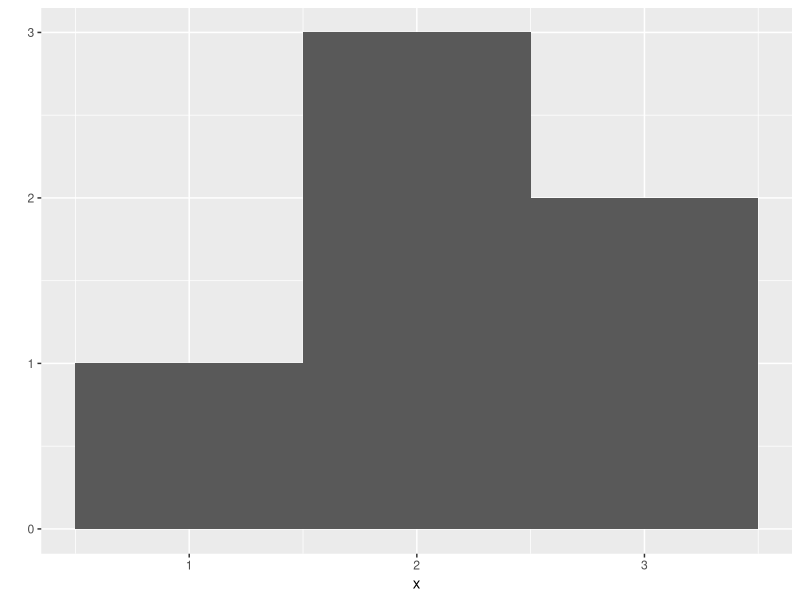
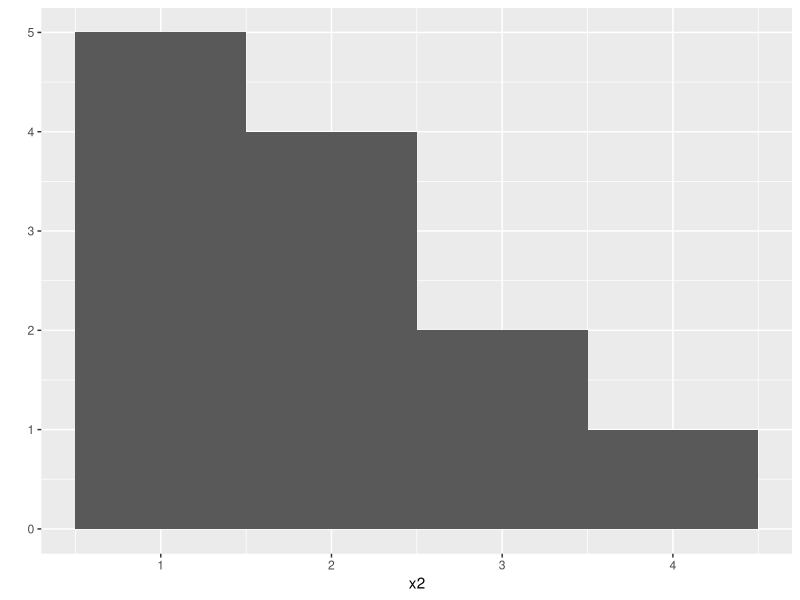
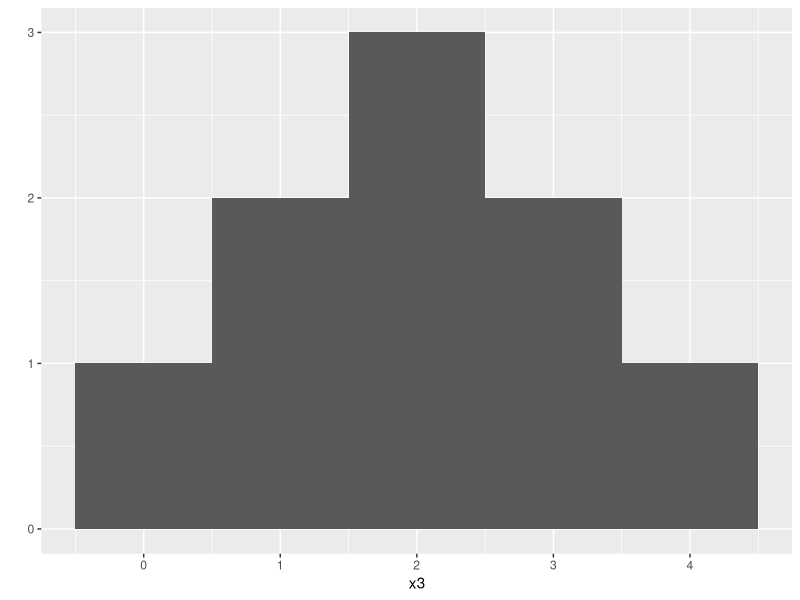
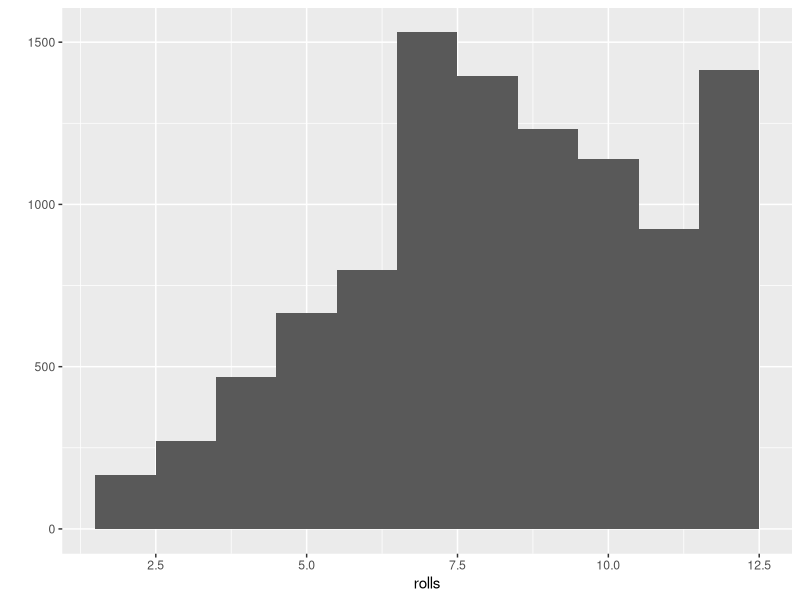

R code for these plots, in order:
library("ggplot2")

x <- c(1, 2, 2, 2, 3, 3)
qplot(x, binwidth = 1)

x2 <- c(1, 1, 1, 1, 1, 2, 2, 2, 2, 3, 3, 4)
qplot(x2, binwidth = 1)

x3 <- c(0, 1, 1, 2, 2, 2, 3, 3, 4)
# i think there will 1 unit tall entries at 0 and 4, 2 unit tall entries at 1 and 3, and the tallest entry at 2.
qplot(x3, binwidth = 1)
# shoulda said it would be a triangle


roll <- function() {
  die <- 1:6
  dice <- sample(die, size=2, replace = TRUE, prob = c(1/8, 1/8, 1/8, 1/8, 1/8, 3/8))
  sum(dice)
}

rolls <- replicate(10000, roll())
qplot(rolls, binwidth = 1)